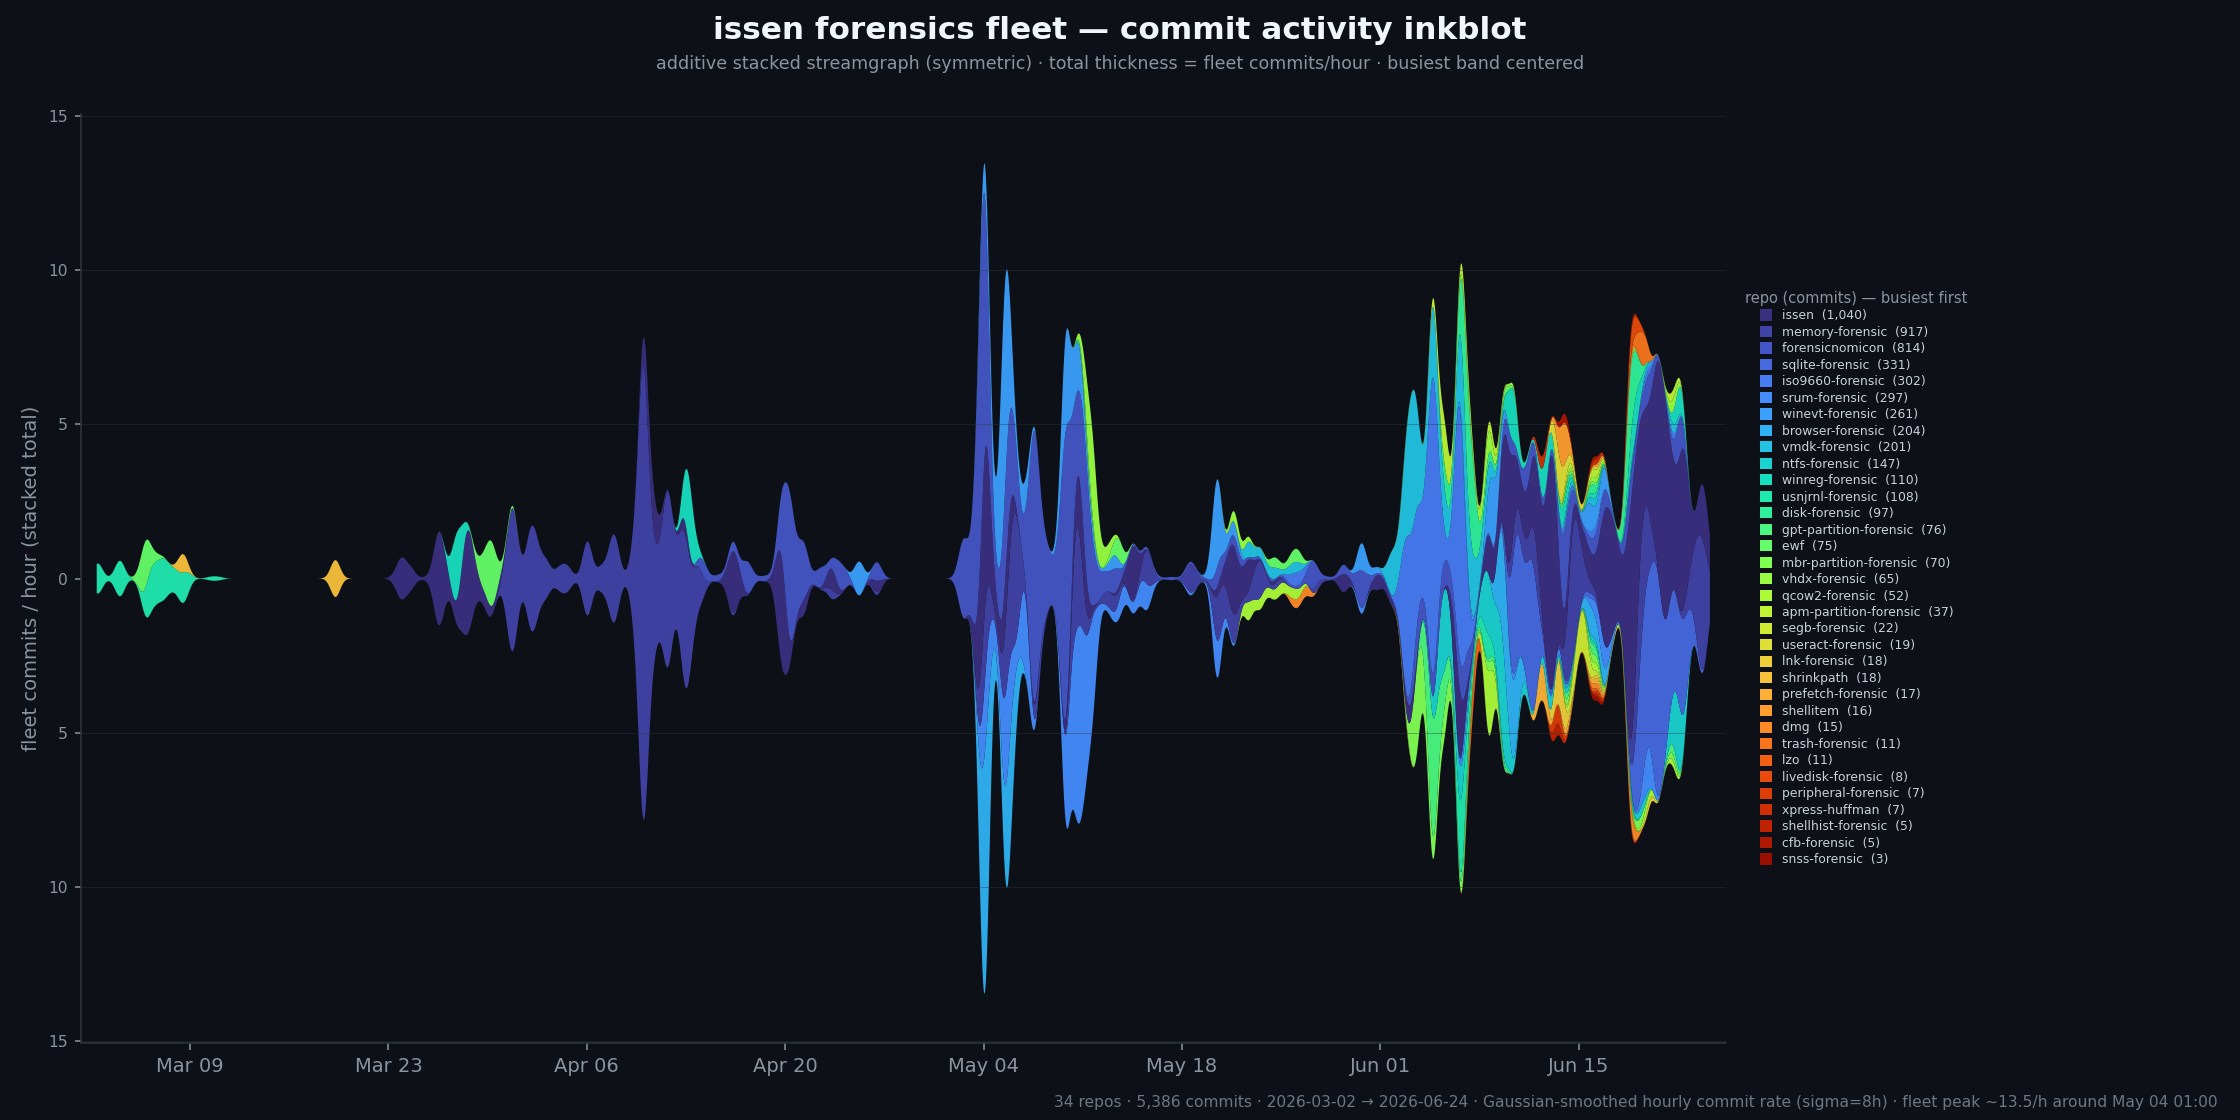

Source code (Python):
#!/usr/bin/env python3
"""Generate docs/issen-fleet-inkblot.png — an additive stacked symmetric
streamgraph of commit activity across the issen forensics fleet.

Documentation support script. It is self-contained: it reads each commit's
timestamp (`git log`, committer dates, HEAD) straight from the sibling fleet
repos under ~/src, bins the commits hourly, Gaussian-smooths each repo's series,
and stacks the bands about a symmetric centerline (matplotlib `baseline="sym"`).
Total stream thickness at any moment is the whole fleet's hourly commit rate; the
busiest repo straddles the centerline (inside-out band order) to minimise wiggle.

Usage:
    python3 docs/issen-fleet-inkblot.py
    ISSEN_FLEET_SRC=/path/to/src python3 docs/issen-fleet-inkblot.py  # custom root

Requires: matplotlib, numpy, and the fleet repos checked out as siblings of
`issen` under the same parent dir (e.g. ~/src/<repo>). Repos that are absent are
skipped with a warning, so the chart still renders on a partial checkout.
"""

import collections
import datetime as dt
import os
import subprocess
from pathlib import Path

import matplotlib

matplotlib.use("Agg")
import matplotlib.dates as mdates
import matplotlib.pyplot as plt
import numpy as np
from matplotlib.patches import Patch

# The issen "sphere" — issen plus the forensic libraries it orchestrates.
REPOS = [
    "issen", "memory-forensic", "forensicnomicon", "sqlite-forensic",
    "iso9660-forensic", "srum-forensic", "winevt-forensic", "browser-forensic",
    "vmdk-forensic", "ntfs-forensic", "usnjrnl-forensic", "winreg-forensic",
    "disk-forensic",
    "gpt-partition-forensic", "vhdx-forensic", "qcow2-forensic",
    "apm-partition-forensic", "mbr-partition-forensic", "ewf", "lnk-forensic",
    "segb-forensic", "trash-forensic", "useract-forensic", "prefetch-forensic",
    "shellhist-forensic", "snss-forensic", "peripheral-forensic", "cfb-forensic",
    "shellitem", "dmg", "lzo", "livedisk-forensic", "shrinkpath", "xpress-huffman",
]

SIGMA_HOURS = 8.0  # Gaussian smoothing of the hourly series (organic stream)

SCRIPT_DIR = Path(__file__).resolve().parent          # .../issen/docs
# Normally the fleet repos are siblings of `issen` under ~/src (two dirs up from
# this script). Allow an override so the script also runs from a worktree or CI.
SRC_ROOT = Path(os.environ.get(
    "ISSEN_FLEET_SRC", Path(__file__).resolve().parents[2])).expanduser()
OUT = SCRIPT_DIR / "issen-fleet-inkblot.png"


def commit_times(repo_path):
    """Yield a naive local datetime for every HEAD commit (committer date, tz
    stripped — local wall-clock hour). Each commit is one event of weight 1.
    """
    try:
        res = subprocess.run(
            ["git", "-C", str(repo_path), "log", "--pretty=format:%cI"],
            capture_output=True, text=True, check=True)
    except (subprocess.CalledProcessError, FileNotFoundError):
        return
    for line in res.stdout.splitlines():
        line = line.strip()
        if not line:
            continue
        try:
            # strip tz (commits are dominantly +08); keep local wall-clock hour
            yield dt.datetime.fromisoformat(line).replace(tzinfo=None)
        except ValueError:
            pass


# ---- gather -----------------------------------------------------------------
events = []
for repo in REPOS:
    times = list(commit_times(SRC_ROOT / repo))
    if not times:
        print(f"  warning: no commits found for {repo} (skipping)")
        continue
    events.extend((t, repo, 1) for t in times)

if not events:
    raise SystemExit(f"No commits gathered from any repo under {SRC_ROOT}")

total_commits = len(events)
repo_totals = collections.Counter()
for _, repo, c in events:
    repo_totals[repo] += c
first = min(t for t, _, _ in events).replace(minute=0, second=0, microsecond=0)
last = max(t for t, _, _ in events)
n_hours = int((last - first).total_seconds() // 3600) + 1
x = np.array([first + dt.timedelta(hours=i) for i in range(n_hours)])

repos = [r for r, _ in repo_totals.most_common()]  # busiest first
counts = {r: np.zeros(n_hours) for r in repos}
for t, repo, c in events:
    counts[repo][int((t - first).total_seconds() // 3600)] += c

half = int(SIGMA_HOURS * 4)
k = np.arange(-half, half + 1)
kernel = np.exp(-(k ** 2) / (2 * SIGMA_HOURS ** 2))
kernel /= kernel.sum()
smooth = {r: np.convolve(counts[r], kernel, mode="same") for r in repos}

total_series = np.sum([smooth[r] for r in repos], axis=0)  # fleet commits/hour
total_peak = total_series.max()
di = int(np.argmax(total_series))

# inside-out band order: busiest straddles the centre, rest alternate outward
order = []
for i, r in enumerate(repos):
    (order.append if i % 2 == 0 else (lambda v: order.insert(0, v)))(r)

cmap = plt.get_cmap("turbo")
n = len(repos)
color_of = {r: cmap(0.04 + 0.92 * i / max(1, n - 1)) for i, r in enumerate(repos)}


def nice_step(peak):
    raw = peak / 4.0
    if raw <= 0:
        return 1
    mag = 10 ** np.floor(np.log10(raw))      # power-of-ten magnitude
    for m in (1, 2, 2.5, 5, 10):             # 1-2-2.5-5 ladder at that magnitude
        if m * mag >= raw:
            return m * mag
    return 10 * mag


# ---- draw -------------------------------------------------------------------
fig, ax = plt.subplots(figsize=(16, 8))
fig.patch.set_facecolor("#0d1117")
ax.set_facecolor("#0d1117")

ax.stackplot(x, *[smooth[r] for r in order], colors=[color_of[r] for r in order],
             baseline="sym", linewidth=0.0, alpha=0.95)

lim = total_peak / 2 * 1.12
ax.set_ylim(-lim, lim)
# magnitude markers = TOTAL commits/hour: gridline pair at +/-(M/2) labelled M
step = nice_step(total_peak)
mags, m = [], step
while m / 2 <= lim:
    mags.append(m)
    m += step
positions = [-q / 2 for q in reversed(mags)] + [0] + [q / 2 for q in mags]
labels = [f"{q:g}" for q in reversed(mags)] + ["0"] + [f"{q:g}" for q in mags]
ax.set_yticks(positions)
ax.set_yticklabels(labels)
ax.set_ylabel("fleet commits / hour (stacked total)", color="#8b949e", fontsize=10)
for s in ("top", "right"):
    ax.spines[s].set_visible(False)
ax.spines["left"].set_color("#30363d")
ax.spines["bottom"].set_color("#30363d")
ax.tick_params(axis="x", colors="#8b949e")
ax.tick_params(axis="y", colors="#8b949e", labelsize=8, length=3)
for q in mags:
    ax.axhline(q / 2, color="#30363d", lw=0.4, alpha=0.5, zorder=5)
    ax.axhline(-q / 2, color="#30363d", lw=0.4, alpha=0.5, zorder=5)
ax.xaxis.set_major_locator(mdates.WeekdayLocator(byweekday=0, interval=2))
ax.xaxis.set_major_formatter(mdates.DateFormatter("%b %d"))
ax.margins(x=0.01)

# single-row (one entry per line) legend down the right edge, busiest first
handles = [Patch(facecolor=color_of[r], edgecolor="none",
                 label=f"{r}  ({repo_totals[r]:,})") for r in repos]
leg = ax.legend(handles=handles, loc="center left", bbox_to_anchor=(1.005, 0.5),
                ncol=1, fontsize=6.4, framealpha=0.0, labelcolor="#c9d1d9",
                handlelength=1.0, handleheight=1.0, labelspacing=0.28,
                title="repo (commits) — busiest first", title_fontsize=7.5)
leg.get_title().set_color("#8b949e")

fig.text(0.5, 0.965, "issen forensics fleet — commit activity inkblot",
         ha="center", fontsize=16, fontweight="bold", color="#f0f6fc")
fig.text(0.5, 0.938,
         "additive stacked streamgraph (symmetric) · total thickness = fleet "
         "commits/hour · busiest band centered",
         ha="center", fontsize=9, color="#8b949e")

cap = (f"{len(repos)} repos · {total_commits:,} commits · "
       f"{first.date().isoformat()} → {last.date().isoformat()} · "
       f"Gaussian-smoothed hourly commit rate (sigma={SIGMA_HOURS:g}h) · "
       f"fleet peak ~{total_peak:,.1f}/h around {x[di].strftime('%b %d %H:%M')}")
fig.text(0.99, 0.012, cap, ha="right", fontsize=8, color="#6e7681")

plt.tight_layout(rect=(0.0, 0.02, 0.89, 0.92))
plt.savefig(OUT, dpi=140, facecolor=fig.get_facecolor())
print("wrote", OUT)
print(f"repos={len(repos)} commits={total_commits} hours={n_hours} "
      f"total_peak={total_peak:,.1f}/h peak_at={x[di]}")
